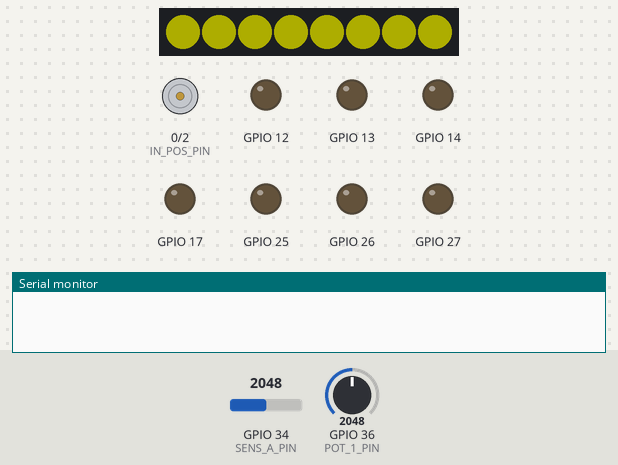
Bench run of a sketch on a simulated ESP32. Shown: 8 RGB LEDs in strip order, left to right, motor-driver pin pairs drawn as motors (green arrow = first pin HIGH = forward, orange = second pin HIGH = backward, longer = more drive, scaled by the enable pin), output pins drawn as LEDs (lit = HIGH), the last lines printed to the serial monitor. The test bench sets the inputs (shaded band); at power-on: GPIO 36 (POT_1_PIN) = 2048, GPIO 34 (SENS_A_PIN) = 2048. Dim RGB values are drawn brighter than linear; WiFi joins after 1.5 s; servers stay silent unless stated; no MQTT or app messages arrive unless stated; pins used as bus, display or sensor lines are not drawn.

Above: at 0.4 s.
At 2.5 s:
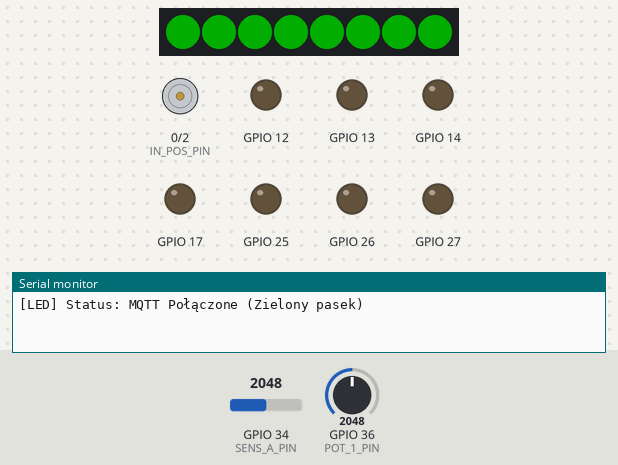
2.6 s: GPIO 36 (POT_1_PIN) set to 1496
4.1 s: GPIO 36 (POT_1_PIN) set to 74
5.6 s: GPIO 36 (POT_1_PIN) set to 61
7.1 s: GPIO 36 (POT_1_PIN) set to 140
8.6 s: GPIO 36 (POT_1_PIN) set to 60
Timing chart, 0 to 11.1 s (numbered marks = the images above; inputs shaded):
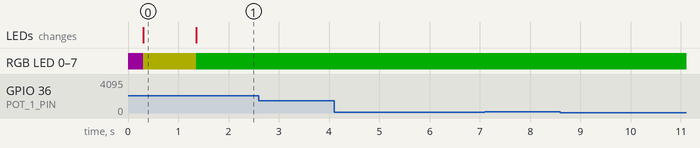

Measured:
- what the display in image 0 shows lasts 1.1 s, from 0.3 s to 1.4 s

The sketch:

ARM_ID1.ino
```cpp
#include <Arduino.h>
#include <Adafruit_NeoPixel.h>
#include "Config.h"
#include "pins.h"
#include "Network.h"
#include "ARM_CAN.h"
#include "MotorControl.h"


#define NUMPIXELS 8
Adafruit_NeoPixel pixels(NUMPIXELS, Pins::NEOPIXEL_PIN, NEO_GRB + NEO_KHZ800);
unsigned long lastMqttCmdTime = 0;
bool lastMqttState = false;
bool isFirstLoop = true;

void setStripColor(uint32_t color) {
    for(int i = 0; i < NUMPIXELS; i++) {
        pixels.setPixelColor(i, color);
    }
    pixels.show();
}


void setup() {
  //Serial.begin(115200);
  Pins::init_pins();

  // Ustawienie 10-bitowej rozdzielczości dla pinów PWM (zakres 0 - 1023)
  analogWriteResolution(10);

  pixels.begin();
  pixels.setBrightness(50);
  setStripColor(pixels.Color(128, 0, 128)); // Fioletowy
  pixels.show();
  //Serial.println("[SYSTEM] Start konfiguracji...");

  initNetwork();
  initCAN();

  setStripColor(pixels.Color(255, 255, 0)); // Żółty
  pixels.show();
  //Serial.println("[SYSTEM] Konfiguracja zakończona!");
  delay(1000);
}

void loop() {
  handleNetwork();
  handleCAN();

  // ---> Wywołanie naszej nowej funkcji <---
  handleLocalMotor();

  // ==========================================
  // OBSŁUGA STATUSU NEOPIXEL
  // ==========================================
  bool currentMqttState = isMqttConnected();
  if (currentMqttState != lastMqttState || isFirstLoop) {
      lastMqttState = currentMqttState;
      isFirstLoop = false;

      if (currentMqttState) {
          setStripColor(pixels.Color(0, 255, 0)); // ZIELONY - Połączono
          Serial.println("[LED] Status: MQTT Połączone (Zielony pasek)");
      } else {
          setStripColor(pixels.Color(255, 0, 0)); // CZERWONY - Brak połączenia
          Serial.println("[LED] Status: MQTT Rozłączone (Czerwony pasek)");
      }
       }

  // ==========================================
  // WYSYŁANIE TELEMETRII CO 100ms
  // ==========================================
  static unsigned long lastPub = 0;
  if (millis() - lastPub > 100) {
    lastPub = millis();
    sensA = analogRead(Pins::SENS_A_PIN) * (2.0 / 4095.0);
    sendFeedbackMessage();
  }
}
```

ARM_CAN.cpp
```cpp
#include "ARM_CAN.h"

// ==========================================
// Ustawienia sprzętowe i protokołu
// ==========================================
constexpr long CAN_BAUDRATE     = 500E3; // 500 kbps
constexpr uint32_t MY_NODE_ID   = 0x01;  // ID Głównego ESP32

constexpr uint32_t JOINT_2_ID   = 0x02;  // Docelowe ID dla Joint 2
constexpr uint32_t JOINT_3_ID   = 0x03;  // Docelowe ID dla Joint 3 (Dodane do karuzeli)
constexpr uint32_t JOINT_4_ID   = 0x04;  // Telemetria z ID 4
constexpr uint32_t JOINT_4_CMD_ID = 0x14; // Komendy ruchu dla ID 4
constexpr uint32_t MINI_SERVO_ID = 10;   // Docelowe ID 10 dla Mini Serw

ST3025_Data servos_id4[4];

void initCAN() {
    CAN.setPins(Pins::RX_CAN_PIN, Pins::TX_CAN_PIN);
    CAN.begin(CAN_BAUDRATE);
}

void handleCAN() {
    // ==========================================
    // 1. ODBIÓR DANYCH Z CAN (Błyskawiczny nasłuch)
    // ZMIANA: Używamy 'while' zamiast 'if'. Dzięki temu jeśli przyjdą
    // np. 2 ramki na raz, procesor ściągnie obie zanim ruszy dalej.
    // ==========================================
    while (int packetSize = CAN.parsePacket()) {
        uint32_t receivedId = CAN.packetId();

        // --- Odbiór enkodera z Joint 2 (ID 2) ---
        if (receivedId == JOINT_2_ID && packetSize >= 4) {
            float enc_pos = 0.0f;
            uint8_t buffer[4];
            for (int i = 0; i < 4; i++) buffer[i] = CAN.read();
            memcpy(&enc_pos, &buffer[0], 4);
            enc_joints[1] = enc_pos;
            can_status[0] = true;
        }
        // --- Odbiór enkodera z Joint 3 (ID 3) ---
        else if (receivedId == JOINT_3_ID && packetSize >= 4) {
            float enc_pos = 0.0f;
            uint8_t buffer[4];
            for (int i = 0; i < 4; i++) buffer[i] = CAN.read();
            memcpy(&enc_pos, &buffer[0], 4);
            enc_joints[2] = enc_pos;
            can_status[1] = true;
        }
        // --- Odbiór enkoderów z Mini Serw (ID 10) ---
        else if (receivedId == MINI_SERVO_ID && packetSize >= 5) {
            uint8_t servo_idx = CAN.read();
            if (servo_idx < 5) {
                float enc_pos = 0.0f;
                uint8_t buffer[4];
                for (int i = 0; i < 4; i++) buffer[i] = CAN.read();
                memcpy(&enc_pos, buffer, 4);
                enc_mini_joints[servo_idx] = enc_pos;
            }
        }
        // --- Odbiór telemetrii z ID 4 (Ping-Pong z ST3025) ---
        else if (receivedId == JOINT_4_ID && packetSize == 5) {
            uint8_t servo_idx = CAN.read();
            if (servo_idx < 4) {
                can_status[2] = true;
                servos_id4[servo_idx].is_connected = true;

                uint8_t buf[4];
                for (int i = 0; i < 4; i++) buf[i] = CAN.read();
                memcpy(&servos_id4[servo_idx].position, &buf[0], 2);
                memcpy(&servos_id4[servo_idx].speed,    &buf[2], 2);
            }
        }
    }

    // ==========================================
    // 2. NADAWANIE SEKWENCYJNE (KARUZELA MASTER-SLAVE)
    // Procesor ID 1 co 3 milisekundy strzela kolejną ramką
    // do kolejnego serwa, upewniając się, że kabel CAN jest pusty.
    // ==========================================
    static unsigned long last_poll_time = 0;
    static uint8_t poll_step = 0;

    if (millis() - last_poll_time >= 3) {
        last_poll_time = millis();

        switch(poll_step) {
            case 0: {
                // Krok 0: Wyślij komendę do Joint 2
                CAN.beginPacket(JOINT_2_ID);
                float j2_pos = target_joints[1];
                float j2_speed = target_speeds[1];
                CAN.write((const uint8_t*)&j2_pos, 4);
                CAN.write((const uint8_t*)&j2_speed, 4);
                CAN.endPacket();
                break;
            }
            case 1: {
                // Krok 1: Wyślij komendę do Joint 3
                CAN.beginPacket(JOINT_3_ID);
                float j3_pos = target_joints[2];
                float j3_speed = target_speeds[2];
                CAN.write((const uint8_t*)&j3_pos, 4);
                CAN.write((const uint8_t*)&j3_speed, 4);
                CAN.endPacket();
                break;
            }
            case 2:
            case 3:
            case 4:
            case 5:
            case 6: {
                // Kroki 2 do 6: Wyślij komendy do 5 Mini Serw
                uint8_t mini_idx = poll_step - 2;
                CAN.beginPacket(MINI_SERVO_ID);
                float mini_pos = target_mini_joints[mini_idx];
                CAN.write(mini_idx);
                CAN.write((const uint8_t*)&mini_pos, 4);
                CAN.endPacket();
                break;
            }
            case 7:
            case 8:
            case 9:
            case 10: {
                // Kroki 7 do 10: Wyślij komendy do Serw ID 4
                uint8_t id4_idx = poll_step - 7;
                CAN.beginPacket(JOINT_4_CMD_ID);

                // Odpowiednie mapowanie osi (joint4 -> idx 3, joint7 -> idx 6)
                float radians = target_joints[id4_idx + 3];
                int16_t target_pos_steps = (int16_t)(radians * (180.0 / PI) * (4096.0 / 360.0));
                int16_t speed = (int16_t)target_speeds[id4_idx + 3];

                CAN.write(id4_idx);
                CAN.write((const uint8_t*)&target_pos_steps, 2);
                CAN.write((const uint8_t*)&speed, 2);
                CAN.endPacket();
                break;
            }
        }

        // Przejście do kolejnego węzła
        poll_step++;
        if (poll_step > 10) {
            poll_step = 0; // Reset karuzeli na koniec cyklu
        }
    }
}
```

ARM_CAN.h
```cpp
#ifndef ARM_CAN_H
#define ARM_CAN_H

#include <Arduino.h>
#include <CAN.h>
#include "pins.h"
#include "Config.h"

void initCAN();
void handleCAN();


#endif
```

MotorControl.cpp
```cpp
#include "MotorControl.h"

// Zmienne statyczne dla pamięci regulatora PID
static float integral = 0.0;
static float previous_error = 0.0;
static unsigned long last_time = 0;

// Nastawy PID
constexpr float Kp = 15.0; // Wzmocnienie proporcjonalne
constexpr float Ki = 0.5;  // Wzmocnienie całkujące
constexpr float Kd = 2.0;  // Wzmocnienie różniczkujące

void handleLocalMotor() {
    unsigned long current_time = millis();
    float dt = (current_time - last_time) / 1000.0; // Różnica czasu w sekundach

    // Zabezpieczenie przed dzieleniem przez 0 na samym początku
    if (dt <= 0.0) return;
    last_time = current_time;

    // 1. Odczyt i mapowanie (jak poprzednio)
    int potValue = analogRead(Pins::POT_1_PIN);
    potValue = constrain(potValue, POT1_MIN_ADC, POT1_MAX_ADC);
    float currentAngle = (float)(potValue - POT1_MIN_ADC) * POT1_MAX_ANGLE / (POT1_MAX_ADC - POT1_MIN_ADC);

    float targetAngle = target_joints[0] * (180.0 / PI);
    targetAngle = constrain(targetAngle, 0.0, POT1_MAX_ANGLE);

    // 2. Obliczenie błędu (uchybu)
    float error = targetAngle - currentAngle;

    // 3. OBLICZENIA PID
    // Część całkująca (z zabezpieczeniem Anti-Windup - zatrzymujemy narastanie w granicach)
    integral += (error * dt);
    integral = constrain(integral, -100.0, 100.0); // Zabezpieczenie przed "nakręcaniem się"

    // Część różniczkująca
    float derivative = (error - previous_error) / dt;
    previous_error = error;

    // Równanie PID (Wyjście to żądany PWM z kierunkiem na podstawie znaku)
    float pid_output = (Kp * error) + (Ki * integral) + (Kd * derivative);

    // 4. Integracja z limitami prędkości z MQTT
    // target_speeds jest z zakresu 0-100, konwertujemy na maksymalny limit PWM (0-1023)
    int max_allowed_pwm = map(target_speeds[0], 0, 100, 0, 1023);
    max_allowed_pwm = constrain(max_allowed_pwm, 0, 1023);

    // 5. Wysterowanie silnika
    if (abs(error) > ANGLE_TOLERANCE) {
        bool moveForward = (pid_output > 0);
        if (MOTOR1_DIRECTION == 1) moveForward = !moveForward;

        // Absolutna wartość mocy do przekazania na piny PWM (ograniczona zadaną prędkością z MQTT)
        int final_pwm = min((int)abs(pid_output), max_allowed_pwm);

        if (moveForward) {
            digitalWrite(Pins::IN_POS_PIN, HIGH);
            digitalWrite(Pins::IN_NEG_PIN, LOW);
        } else {
            digitalWrite(Pins::IN_POS_PIN, LOW);
            digitalWrite(Pins::IN_NEG_PIN, HIGH);
        }
        analogWrite(Pins::ENABLE_PIN, final_pwm);
    } else {
        // Jesteśmy w celu - resetujemy całkę i wyłączamy silnik
        integral = 0;
        digitalWrite(Pins::IN_POS_PIN, LOW);
        digitalWrite(Pins::IN_NEG_PIN, LOW);
        analogWrite(Pins::ENABLE_PIN, 0);
    }
}
```

MotorControl.h
```cpp
#ifndef MOTOR_CONTROL_H
#define MOTOR_CONTROL_H

#include <Arduino.h>
#include "Config.h"
#include "pins.h"

// ==========================================
// KONFIGURACJA SILNIKA LOKALNEGO (JOINT 1 / L298N)
// ==========================================
// Kalibracja potencjometru (odczyty z ADC ESP32)
constexpr int POT1_MIN_ADC = 0;         // Wartość ADC dla 0 stopni
constexpr int POT1_MAX_ADC = 4095;      // Wartość ADC dla 120 stopni (granica bezpieczeństwa)
constexpr float POT1_MAX_ANGLE = 120.0; // Maksymalny dopuszczalny kąt w stopniach

// Konfiguracja sprzętowa
constexpr uint8_t MOTOR1_DIRECTION = 0; // 0 lub 1 - zmiana kierunku obrotu
constexpr float ANGLE_TOLERANCE = 2.0;  // Martwa strefa (histereza) w stopniach

// Deklaracja funkcji
void handleLocalMotor();

#endif
```

Network.cpp
```cpp
#include "Network.h"
#include <SPI.h>
#include "pins.h" // <--- Ważne: dołączamy plik z pinami

byte mac[] = { 0xDE, 0xAD, 0xBE, 0xEF, 0xFE, 0xED };
IPAddress ip(192, 168, 1, 53);
const char* mqtt_server = "192.168.1.1";

EthernetClient ethClient;
PubSubClient client(ethClient);

// Definicje zmiennych globalnych
float target_joints[8], target_mini_joints[5], target_speeds[8], target_mini_speeds[5];
bool fan_state = false;
float enc_joints[8], enc_mini_joints[5], sensA, sensB, ampermeter;
int system_error = 0;
bool can_status[7] = {false};

void callback(char* topic, byte* payload, unsigned int length) {
  StaticJsonDocument<1536> doc;
  DeserializationError error = deserializeJson(doc, payload, length);

  if (error) {
    //Serial.print("[MQTT] JSON Error: "); Serial.println(error.c_str());
    return;
  }

  String eventType = doc["eventType"] | "";
  if (eventType == "Robotic_arm_cmd") {
    lastMqttCmdTime = millis();
    JsonObject p = doc["payload"];

    // Pobieranie pozycji i prędkości głównej
    for(int i=0; i<8; i++) {
      char keyRad[15], keySpeed[15];
      sprintf(keyRad, "joint%d_rad", i+1);
      sprintf(keySpeed, "joint%d_speed", i+1);
      target_joints[i] = p[keyRad] | 0.0f;
      target_speeds[i] = p[keySpeed] | 0.0f;
    }

    // Pobieranie przegubów mini
    for(int i=0; i<5; i++) {
      char keyRad[20], keySpeed[20];
      sprintf(keyRad, "joint_mini_%d_rad", i+1);
      sprintf(keySpeed, "joint_mini_%d_speed", i+1);
      target_mini_joints[i] = p[keyRad] | 0.0f;
      target_mini_speeds[i] = p[keySpeed] | 0.0f;
    }

    fan_state = doc["cmd"]["fan"] | false;
    //Serial.println("[MQTT] Command Received & Parsed");
  }
}

void initNetwork() {
  //Serial.println("Init Ethernet...");

  // Zaktualizowane piny z przestrzeni nazw Pins::
  pinMode(Pins::WIZ_RST_PIN, OUTPUT);
  digitalWrite(Pins::WIZ_RST_PIN, LOW); delay(100);
  digitalWrite(Pins::WIZ_RST_PIN, HIGH); delay(200);

  SPI.begin(Pins::WIZ_SCLK_PIN, Pins::WIZ_MISO_PIN, Pins::WIZ_MOSI_PIN, Pins::WIZ_SCN_PIN);
  Ethernet.init(Pins::WIZ_SCN_PIN);
  Ethernet.begin(mac, ip);

  client.setServer(mqtt_server, MQTT_PORT);
  client.setCallback(callback);
  client.setBufferSize(2048);
}

void sendFeedbackMessage() {
    if (!client.connected()) return;

    StaticJsonDocument<1536> doc;
    doc["eventType"] = "Robotic_arm_enc";
    JsonObject p = doc.createNestedObject("payload");

    // Pakowanie enkoderów
    for(int i=0; i<8; i++) {
      char key[20]; sprintf(key, "enc_joint%d_rad", i+1);
      p[key] = enc_joints[i];
    }
    for(int i=0; i<5; i++) {
      char key[25]; sprintf(key, "enc_joint_mini_%d_rad", i+1);
      p[key] = enc_mini_joints[i];
    }

    // Telemetria
    p["sensA"] = sensA;
    p["sensB"] = sensB;
    p["ampermeter"] = ampermeter;
    p["error"] = system_error;

    // Statusy CAN
    for(int i=0; i<7; i++) {
      char key[10]; sprintf(key, "canid%d", i+2);
      p[key] = can_status[i] ? 1 : 0;
    }

    char buffer[1536];
    serializeJson(doc, buffer);
    client.publish(TOPIC_FEEDBACK, buffer);
}

void handleNetwork() {
  if (!client.connected()) {
    if (client.connect("Robotic_Arm_ESP32")) {
      client.subscribe(TOPIC_CMD);
    }
  }
  client.loop();
}

// ... reszta pliku Network.cpp bez zmian ...

bool isMqttConnected() {
    return client.connected();
}
```

Network.h
```cpp
#ifndef NETWORK_H
#define NETWORK_H

#include <Arduino.h>
#include <SPI.h>
#include <Ethernet.h>
#include <PubSubClient.h>
#include <ArduinoJson.h>
#include "Config.h"

void initNetwork();
void handleNetwork();
void sendFeedbackMessage();
bool isMqttConnected(); // <--- Nowa funkcja do sprawdzania statusu

#endif
```

Config.h
```cpp
#ifndef CONFIG_H
#define CONFIG_H

#include <Arduino.h>

// --- KONFIGURACJA SIECI ---
const int MQTT_PORT = 1883;
const char* const TOPIC_CMD      = "Robotic_arm_cmd"; // Odbieranie (z PC do ESP)
const char* const TOPIC_FEEDBACK = "Robotic_arm_enc"; // Wysyłanie (z ESP do PC)

// ==========================================
// ZMIENNE GLOBALNE DLA RAMIENIA
// ==========================================
// Pozycje zadane (z MQTT)
extern float target_joints[8];
extern float target_mini_joints[5];
extern float target_speeds[8];
extern float target_mini_speeds[5];
extern bool fan_state;

// Dane z enkoderów i telemetria (do wysłania)
extern float enc_joints[8];
extern float enc_mini_joints[5];
extern float sensA, sensB, ampermeter;
extern int system_error;
extern bool can_status[7]; // ID 2 do 8

extern unsigned long lastMqttCmdTime;

// ==========================================
// DANE TELEMETRYCZNE Z WĘZŁA ID_4 (SERWA ST3025)
// ==========================================
struct ST3025_Data {
    bool is_connected = false;
    bool is_moving = false;
    int16_t position = 0;
    int16_t speed = 0;
    int16_t load = 0;
    int16_t current = 0;
    uint8_t voltage = 0;
    uint8_t temperature = 0;
};

// Tablica przechowująca stan 4 serw z węzła ID_4
extern ST3025_Data servos_id4[4];


#endif
```

Source omitted: Pins.h (2439 bytes)
